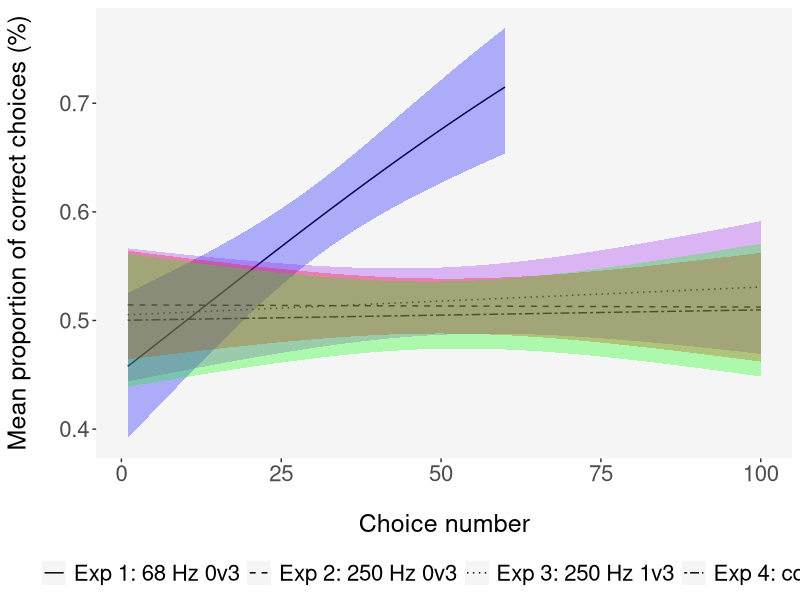

Source code (R):
## ---- chunk 1
knitr::opts_chunk$set(echo = TRUE)
## ---- chunk 2
library(lme4) # For fitting models
library(ggplot2) # For plotting
## ---- chunk 3

VIBDATA <- read.csv(
  "../Data/VIBDATA.csv", header=TRUE)

#Subset data

VIBDATA$BEEID <- as.factor(VIBDATA$BEEID) # Treat Bee ID as factor
CONTROL <- subset(VIBDATA, CONDITION == "CONTROL") # Control condition
SDISCRETE <- subset(VIBDATA, CONDITION == "SPEAKER_DISCRETE") # 250 Hz 0 vs 3 seconds condition
SCONT <- subset(VIBDATA, CONDITION == "SPEAKER_CONT") # 250 Hz 1 vs 3 seconds condition
MDISCRETE <- subset(VIBDATA, CONDITION == "MOTOR_DISCRETE") #68 Hz 0 vs 3 seconds condition

## ---- chunk 4

# Exp 1: 250 Hz 0 vs 3 seconds condition

lm1 <- glm(CHOICE~CNUM, family = binomial, data = MDISCRETE) 
summary(lm1)

# Exp 2: 250 Hz 1 vs 3 seconds condition

lm2 <- glm(CHOICE~CNUM, family = binomial, data = SDISCRETE) 
summary(lm2)

# Exp 3: 68 Hz 0 vs 3 seconds condition

lm3 <- glm(CHOICE~CNUM, family = binomial, data = SCONT) 
summary(lm3)

# Exp 4: Control condition

lm4 <- glm(CHOICE~CNUM, family = binomial, data = CONTROL) 
summary(lm4)
## ---- chunk 5

##### Generate predicted data points for Exp 1: 68 Hz 0 vs 3 seconds ####

choicenumlm  <- data.frame (CHOICENUM = seq(1,100, length.out = 100)) # Create dataframe from 1 to 100
Xgc1 <- model.matrix(~CHOICENUM, data = choicenumlm) # Create matrix of choice number
coeff <- c(0.019851, 0.001034) # Create vector of model coefficients pulled from lm1
eta <- Xgc1 %*% coeff # Calculate predicted mean proportion of correct choices
SE <- sqrt(diag(Xgc1 %*% vcov(lm1) %*% t(Xgc1))) # Calculate standard errors
  
  
PREDLM <- data.frame (CNUM = choicenumlm$CHOICENUM, ETA  = eta, STDERR = SE) # Create and add to a new dataframe
PREDLM$CONFINTLOW <-(PREDLM$ETA - 1.96*PREDLM$STDERR)  # Calculate confint lower bound
PREDLM$CONFINTHIGH <-(PREDLM$ETA + 1.96*PREDLM$STDERR) # Calculate confint upper bound
PREDLM$EXPETA <- (exp(PREDLM$ETA)/(1 + exp(PREDLM$ETA))) # Reverse the link function of the predicted mean proportion of correct choices
PREDLM$EXPCONFINTLOW <- (exp(PREDLM$CONFINTLOW)/(1 + exp(PREDLM$CONFINTLOW))) # Reverse the link function of the lower bound
PREDLM$EXPCONFINTHIGH <- (exp(PREDLM$CONFINTHIGH)/(1 +exp(PREDLM$CONFINTHIGH))) # Reverse the link function of the upper bound



#### Generate predicted data points for Exp 2: 250 Hz 0 vs 3 seconds ####
  
coeff2 <- c(5.739e-02, -8.007e-05) # Create vector of model coefficients pulled from lm2
eta2 <- Xgc1 %*% coeff2 # Calculate predicted mean proportion of correct choices
SE2 <- sqrt(diag(Xgc1 %*% vcov(lm2) %*% t(Xgc1))) # Calculate standard errors



PREDLM$ETA2 <- eta2 # Add mean proportion of correct choices to existing dataframe
PREDLM$STDERR2 <- SE2 # Add standard error to existing dataframe
PREDLM$CONFINTLOW2 <- (PREDLM$ETA2 - 1.96*PREDLM$STDERR2) # Calculate confint lower bound 
PREDLM$CONFINTHIGH2 <- (PREDLM$ETA2 + 1.96*PREDLM$STDERR2) # Calculate confint upper bound
PREDLM$EXPETA2 <- (exp(PREDLM$ETA2)/(1 + exp(PREDLM$ETA2))) # Reverse the link function of the predicted mean proportion of correct choices
PREDLM$EXPCONFINTLOW2 <- (exp(PREDLM$CONFINTLOW2)/(1 + exp(PREDLM$CONFINTLOW2))) # Reverse the link function of the lower bound
PREDLM$EXPCONFINTHIGH2 <- (exp(PREDLM$CONFINTHIGH2)/(1 +exp(PREDLM$CONFINTHIGH2))) # Reverse the link function of the upper bound
  


#### Generate predicted data points for Exp 3: 250 Hz 1 vs 3 seconds ####  

coeff3 <- c(0.0004838, 0.0003865) # Create vector of model coefficients pulled from lm3
eta3 <- Xgc1 %*% coeff3 # Calculate predicted mean proportion of correct choices
SE3 <- sqrt(diag(Xgc1 %*% vcov(lm3) %*% t(Xgc1))) # Calculate standard errors
  
  

PREDLM$ETA3 <- eta3 # Add mean proportion of correct choices to existing dataframe
PREDLM$STDERR3 <- SE3 # Add standard error to existing dataframe
PREDLM$CONFINTLOW3 <- (PREDLM$ETA3 - 1.96*PREDLM$STDERR3) # Calculate confint lower bound 
PREDLM$CONFINTHIGH3 <- (PREDLM$ETA3 + 1.96*PREDLM$STDERR3) # Calculate confint upper bound
PREDLM$EXPETA3 <- (exp(PREDLM$ETA3)/(1 + exp(PREDLM$ETA3))) # Reverse the link function of the predicted mean proportion of correct choices
PREDLM$EXPCONFINTLOW3 <- (exp(PREDLM$CONFINTLOW3)/(1 + exp(PREDLM$CONFINTLOW3))) # Reverse the link function of the lower bound 
PREDLM$EXPCONFINTHIGH3 <- (exp(PREDLM$CONFINTHIGH3)/(1 +exp(PREDLM$CONFINTHIGH3))) # Reverse the link function of the upper bound 
  
  
#### Generate predicted data points for Exp 4: colour control ####  
  
choicenumlm2  <- data.frame (CHOICENUM2 = seq(1,60, length.out = 60)) # Create new dataframe from 1 to 60
Xgc2 <- model.matrix(~CHOICENUM2, data = choicenumlm2) # Create new matrix of choice number
coeff4 <- c(-0.187623, 0.018451) # Create vector of model coefficients pulled from lm4
eta4 <- Xgc2 %*% coeff4 # Calculate predicted mean proportion of correct choices
SE4 <- sqrt(diag(Xgc2 %*% vcov(lm4) %*% t(Xgc2))) # Calculate standard errors 
  


PREDLM2 <- data.frame (CNUM = choicenumlm2$CHOICENUM2, ETA4  = eta4, STDERR4 = SE4) # Create and add to a new dataframe
PREDLM2$ETA4 <- eta4 # Add mean proportion of correct choices to new dataframe
PREDLM2$STDERR4 <- SE4 # Add standard error to new dataframe
PREDLM2$CONFINTLOW4 <- (PREDLM2$ETA4 - 1.96*PREDLM2$STDERR4) # Calculate confint lower bound
PREDLM2$CONFINTHIGH4 <- (PREDLM2$ETA4 + 1.96*PREDLM2$STDERR4) # Calculate confint upper bound
PREDLM2$EXPETA4 <- (exp(PREDLM2$ETA4)/(1 + exp(PREDLM2$ETA4))) # Reverse the link function of the predicted mean proportion of correct choices
PREDLM2$EXPCONFINTLOW4 <- (exp(PREDLM2$CONFINTLOW4)/(1 +exp(PREDLM2$CONFINTLOW4))) # Reverse the link function of the lower bound 
PREDLM2$EXPCONFINTHIGH4<- (exp(PREDLM2$CONFINTHIGH4)/(1+exp(PREDLM2$CONFINTHIGH4))) # Reverse the link function of the upper bound
  
## ---- chunk 6

ggplot() +
    geom_line(aes(x = CNUM, y = EXPETA, linetype = "dotted"), size = 0.5, data = PREDLM) +
    geom_line(aes(x = CNUM, y = EXPETA2, linetype = "dashed"), size = 0.5, data = PREDLM) +
    geom_line(aes(x = CNUM, y = EXPETA3, linetype = "twodash"), size = 0.5, data = PREDLM) +
    geom_line(aes(x = CNUM, y = EXPETA4, linetype = "solid"), size = 0.5, data = PREDLM2) +
    geom_ribbon(aes(x = CNUM, ymin = EXPCONFINTLOW4, ymax = EXPCONFINTHIGH4), 
                fill = "blue", alpha = 0.3, data = PREDLM2)  + # confint band
    geom_ribbon(aes(x = CNUM, ymin = EXPCONFINTLOW, ymax = EXPCONFINTHIGH), 
                fill = "purple", alpha = 0.3, data = PREDLM)  +
    geom_ribbon(aes(x = CNUM, ymin = EXPCONFINTLOW2, ymax = EXPCONFINTHIGH2), 
                fill = "red", alpha = 0.3, data = PREDLM)  +
    geom_ribbon(aes(x = CNUM, ymin = EXPCONFINTLOW3, ymax = EXPCONFINTHIGH3), 
                fill = "green", alpha = 0.3, data = PREDLM)  + 
    theme(panel.grid.major = element_line(linetype = "blank"), 
          panel.grid.minor = element_line(linetype = "blank"), 
          panel.background = element_rect(fill = "gray96"))  + theme(axis.title = element_text(size = 18)) +
    labs(x = "Choice number", y = "Mean proportion of correct choices (%)")+
    theme(axis.text = element_text(size = 16), legend.position="bottom", legend.title = element_blank(), legend.text = element_text(size = 16), axis.title.y=element_text(margin=margin(0,20,0,0)), axis.title.x=element_text(margin=margin(20,0,0,0))) +
scale_linetype_identity(guide = "legend", 
                        breaks = c("solid", "dashed", "dotted", "twodash"), 
                        labels = c("Exp 1: 68 Hz 0v3", "Exp 2: 250 Hz 0v3", "Exp 3: 250 Hz 1v3", "Exp 4: control")) 

    
